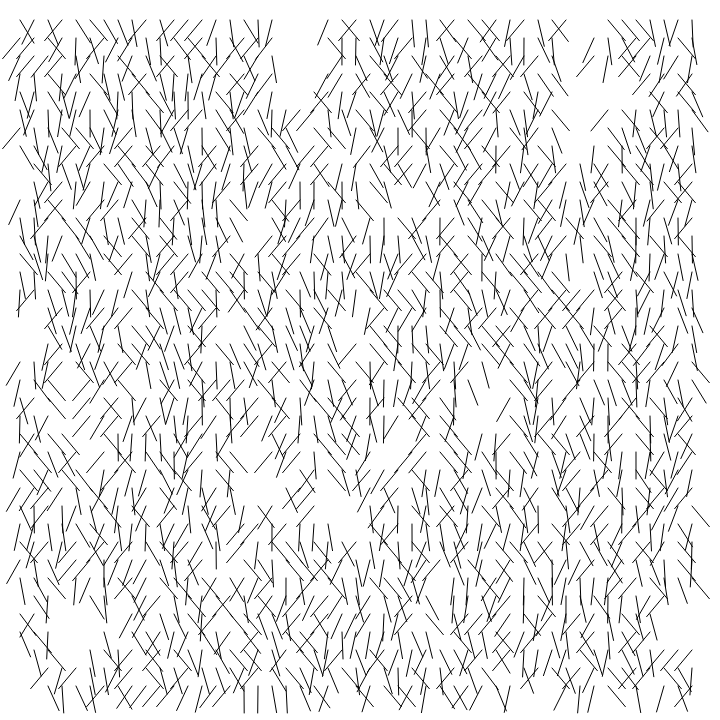
Frame 1 (no input)
Frame 60 (no input): identical to frame 1, image omitted
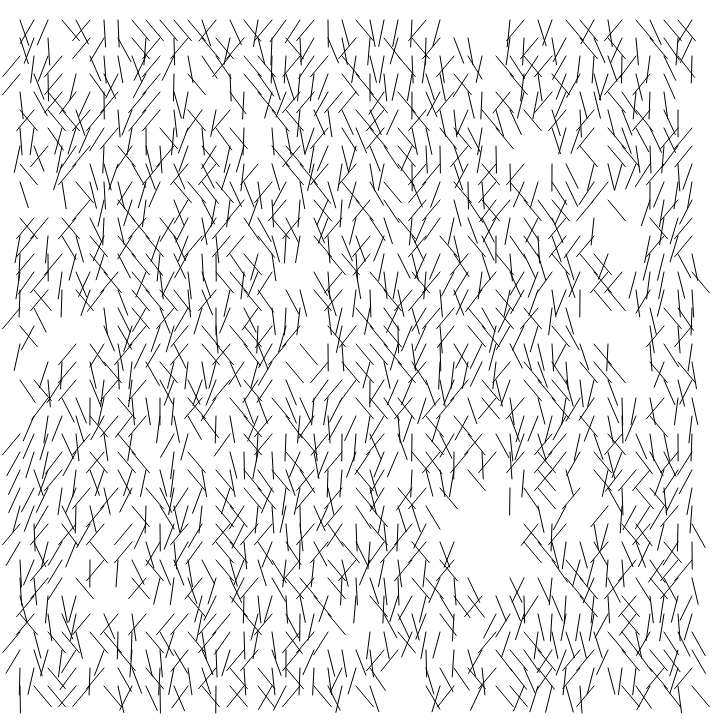
Frame 120 (the mouse pressed at the canvas centre since frame 60)

The p5.js sketch that drew these frames (run headless with seeded random() and noise() and a simulated clock; from frame 60 on, the mouse is pressed at the canvas centre):

// p5.js sketch
// ── sketch.js
// Christian Broms
// Recode- "Interruptions"
// 9.1.18

let refresh = true, lines = [], padding = 20, 
    step_x = 14, step_y = 18, line_length = 27,
    hole_frequency = 0.3, hole_size = 160;

function setup() { createCanvas(720, 720) }

function draw() {

  if (refresh) {

    refresh = false;
    lines = [], clear(); stroke(0);
    noiseSeed(random(0, 100));

    let yoff = 0;
    // generate lines sparsely in the x direction 
    for (let y = padding; y <= height - padding; y += step_y) {

      let xoff = 0;

      for (let x = padding; x <= width - padding; x += (step_x )) {

        // generate line if not in hole 
        if (255 * noise(xoff, yoff) < hole_size) {

          l = generateLine(x, y, lines, 90, 40);
          line(l.x1, l.y1, l.x2, l.y2);
        }

        xoff += hole_frequency;
        } 
      yoff += hole_frequency;
    }

    // // generate remainder of lines and check to ensure they don't overlap in 
    // // the middle of another line
    // let i = 1; yoff = 0;
    // for (let y = padding; y <= height - padding; y += step_y) {

    //   let xoff = 0;

    //   for (let x = padding + step_x; x <= width - padding; x += (step_x * 2)) {

    //     let cont = true, l;

    //     do {
    //       // generate a new line
    //       l = generateLine(x, y, null, 90, 40);
    //       // if the line intersects another in the center, regenerate
    //       if ( i < lines.length-1 && (intersects(l, lines[i - 1]) || intersects(l, lines[i])) ) {
    //         cont = true;
    //       } else { cont = false }

    //     } while(cont)
          
    //     i++; stroke(0, 0, 255);
    //     // draw the new line if it is not in a hole
    //     if (255 * noise(xoff, yoff) < hole_size) line(l.x1, l.y1, l.x2, l.y2);
    //     xoff += hole_frequency;
    //   } 
    //   yoff += hole_frequency;
    // }
  }
}

function mousePressed() { refresh = true; }

// create a new random line 
function generateLine(x, y, lines, g1, g2) {

  // line's direction is based on vector from random gaussian
  // clamped to the std deviation (so lines aren't horizontal or upside down)
  let vec = p5.Vector.fromAngle(radians(randomGaussian(g1, g2).clamp(g1 - g2, g1 + g2)));
  l = {};
  l.x1 = x; l.y1 = y;
  l.x2 = x + (line_length * vec.x);
  l.y2 = y + (line_length * vec.y);

  if (lines != null) lines.push(l);
  return l;

}

// algorithm from Paul Bourke http://paulbourke.net/geometry/pointlineplane/
// adapted from Leo Bottaro's implementation
// calculate intersection point of two lines
function intersects(l1, l2) {

    let denom = ((l2.y2 - l2.y1) * (l1.x2 - l1.x1) - (l2.x2 - l2.x1) * (l1.y2 - l1.y1));

    let ua = ((l2.x2 - l2.x1) * (l1.y1 - l2.y1) - (l2.y2 - l2.y1) * (l1.x1 - l2.x1)) / denom;
    let ub = ((l1.x2 - l1.x1) * (l1.y1 - l2.y1) - (l1.y2 - l1.y1) * (l1.x1 - l2.x1)) / denom;

    if (ua < 0 || ua > 1 || ub < 0 || ub > 1) return false;

    let x = l1.x1 + ua * (l1.x2 - l1.x1);
    let y = l1.y1 + ua * (l1.y2 - l1.y1);
    let dist = Math.sqrt(Math.pow(x - l2.x1, 2) + Math.pow(y - l2.y1, 2)); 

    if (dist >= 8 || dist <= 20) return true;
    else return false;
    
}

// clamp function 
Number.prototype.clamp = function(min, max) {
  return Math.min(Math.max(this, min), max);
};
